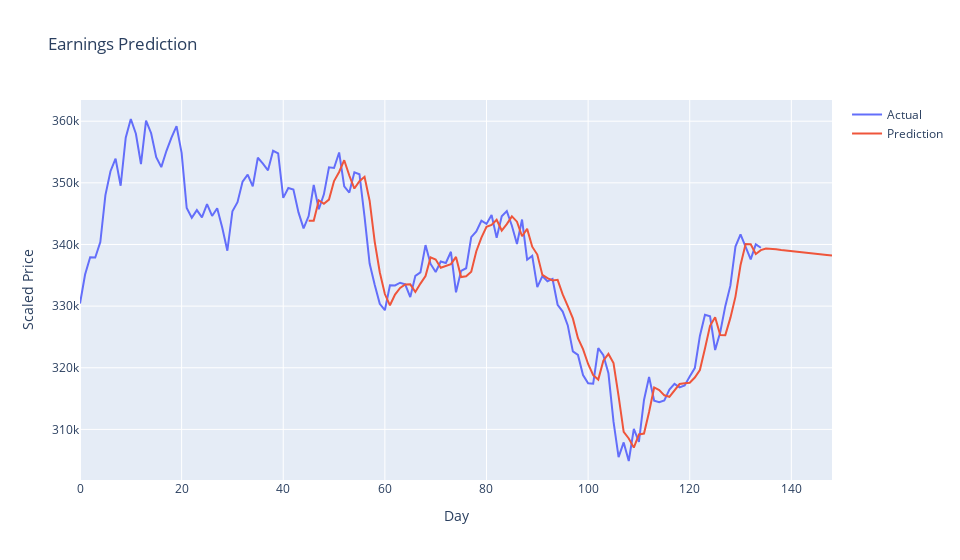

Notebook cell for this chart:
### Code cell
dmin, dmax = meta['data']['min'], meta['data']['max']
actual = SeqDataset.inverse_scale(seq_adj, dmin, dmax)
predicted = SeqDataset.inverse_scale(torch.FloatTensor(p_seq), dmin, dmax)
fig = go.Figure()
fig.add_trace(go.Scatter(x=actual_range, y=actual.numpy(), mode='lines', name='Actual'))
fig.add_trace(go.Scatter(x=pred_range, y=predicted.numpy(), mode='lines', name='Prediction'))
fig.update_layout(title=f'Earnings Prediction',
                   xaxis_title='Day',
                   yaxis_title='Scaled Price', width=960)
fig.show()
